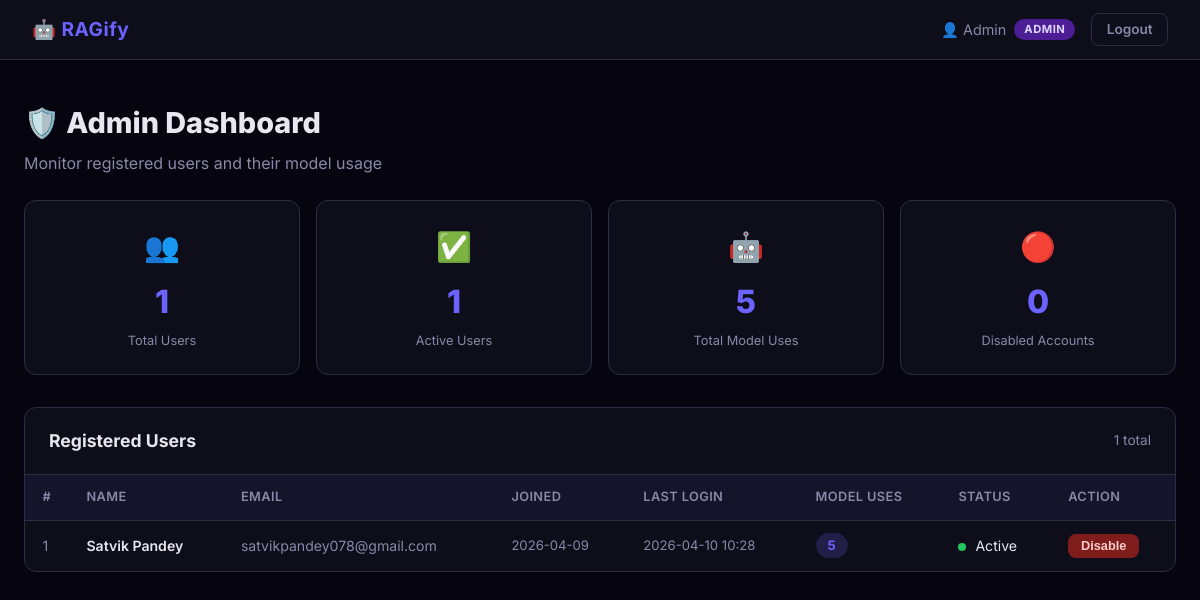
The app's page /admin/dashboard (signed in), older data.
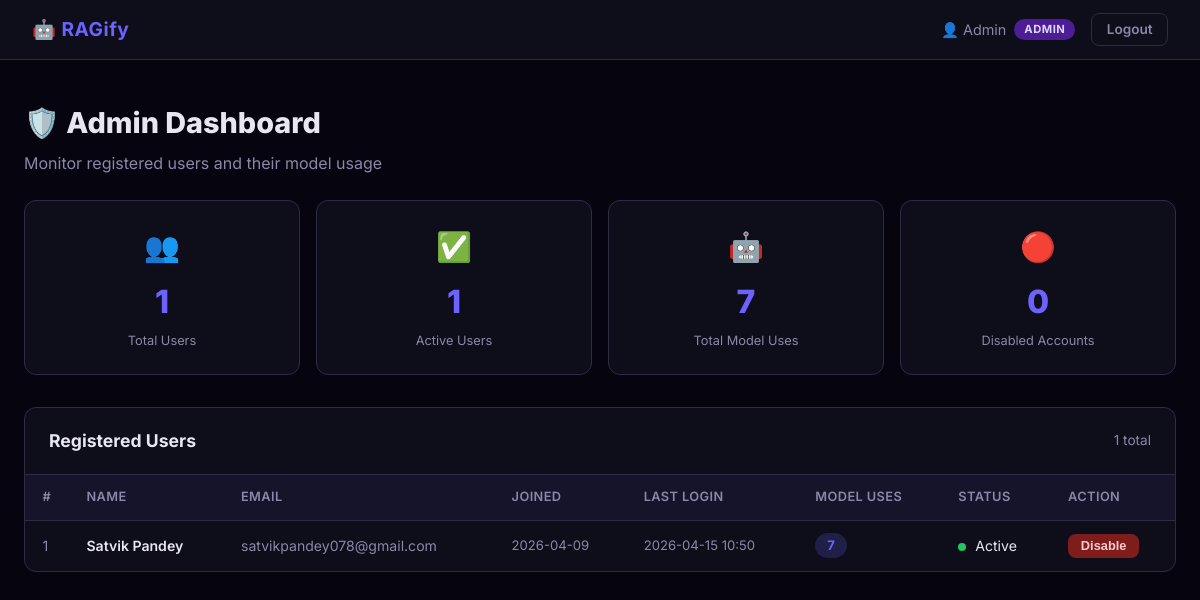
The same page, newer data.
### tables this page shows
CREATE TABLE users (
                id          INTEGER PRIMARY KEY AUTOINCREMENT,
                name        TEXT    NOT NULL,
                email       TEXT    NOT NULL UNIQUE,
                password    TEXT    NOT NULL,
                role        TEXT    NOT NULL DEFAULT 'user',
                created_at  TEXT    NOT NULL,
                last_login  TEXT,
                usage_count INTEGER NOT NULL DEFAULT 0,
                is_active   INTEGER NOT NULL DEFAULT 1
            );

### app.py (the view)
@app.route("/admin/dashboard")
@admin_required
def admin_dashboard():
    db    = get_db()
    users = db.execute(
        """SELECT id, name, email, created_at, last_login,
                  usage_count, is_active
           FROM users
           WHERE role = 'user'
           ORDER BY created_at DESC"""
    ).fetchall()
    total_users  = len(users)
    active_users = sum(1 for u in users if u["is_active"])
    total_uses   = sum(u["usage_count"] for u in users)
    return render_template(
        "admin_dashboard.html",
        users=users,
        total_users=total_users,
        active_users=active_users,
        total_uses=total_uses,
    )

### app.py (called while the page is built)
def get_db():
    db = getattr(g, "_database", None)
    if db is None:
        db = g._database = sqlite3.connect(DATABASE)
        db.row_factory = sqlite3.Row
    return db

def admin_required(f):
    @wraps(f)
    def decorated(*args, **kwargs):
        if "user_id" not in session:
            flash("Please log in first.", "warning")
            return redirect(url_for("login"))
        if session.get("role") != "admin":
            flash("Admin access only.", "danger")
            return redirect(url_for("user_dashboard"))
        return f(*args, **kwargs)
    return decorated

### templates/admin_dashboard.html (shortened to what this page needs)
{% extends "base.html" %}
{% block content %}
<div class="dashboard">
  <div class="dashboard-header">
    <h1>🛡️ Admin Dashboard</h1>
    <p>Monitor registered users and their model usage</p>
  </div>
  <div class="stats-grid">
    <div class="stat-card">
      <div class="stat-icon">👥</div>
      <div class="stat-value">{{ total_users }}</div>
      <div class="stat-label">Total Users</div>
    </div>
    <div class="stat-card">
      <div class="stat-icon">✅</div>
      <div class="stat-value">{{ active_users }}</div>
      <div class="stat-label">Active Users</div>
    </div>
    <div class="stat-card">
      <div class="stat-icon">🤖</div>
      <div class="stat-value">{{ total_uses }}</div>
      <div class="stat-label">Total Model Uses</div>
    </div>
    <div class="stat-card">
      <div class="stat-icon">🔴</div>
      <div class="stat-value">{{ total_users - active_users }}</div>
      <div class="stat-label">Disabled Accounts</div>
    </div>
  </div>
  <div class="table-card">
    <div class="table-header">
      <h2>Registered Users</h2>
      <span class="table-count">{{ total_users }} total</span>
    </div>
    {% if users %}
    <div class="table-wrapper">
      <table class="user-table">
        <thead>
          <tr>
            <th>#</th>
            <th>Name</th>
            <th>Email</th>
            <th>Joined</th>
            <th>Last Login</th>
            <th>Model Uses</th>
            <th>Status</th>
            <th>Action</th>
          </tr>
        </thead>
        <tbody>
          {% for user in users %}
          <tr class="{% if not user.is_active %}row-disabled{% endif %}">
            <td class="td-id">{{ loop.index }}</td>
            <td class="td-name">{{ user.name }}</td>
            <td class="td-email">{{ user.email }}</td>
            <td class="td-date">{{ user.created_at[:10] }}</td>
            <td class="td-date">
              {% if user.last_login %}
                {{ user.last_login[:16].replace('T', ' ') }}
              {% else %}
                <span class="never">Never</span>
              {% endif %}
            </td>
            <td class="td-usage">
              <span class="usage-badge">{{ user.usage_count }}</span>
            </td>
            <td>
              {% if user.is_active %}
                <span class="status-dot active"></span> Active
              {% else %}
                <span class="status-dot inactive"></span> Disabled
              {% endif %}
            </td>
            <td>
              <form method="POST" action="{{ url_for('toggle_user', user_id=user.id) }}"
                    onsubmit="return confirm('Toggle this user\'s account status?')">
                <button type="submit"
                  class="btn-sm {% if user.is_active %}btn-danger{% else %}btn-success{% endif %}">
                  {% if user.is_active %}Disable{% else %}Enable{% endif %}
                </button>
              </form>
            </td>
          </tr>
          {% endfor %}
        </tbody>
      </table>
    </div>
    {% else %}
    <div class="empty-state">
      <div class="empty-icon">👤</div>
      <p>No users have signed up yet.</p>
    </div>
    {% endif %}
  </div>
</div>
{% endblock %}

### templates/base.html (shortened to what this page needs)
<!DOCTYPE html>
<html lang="en">
<head>
  <link rel="stylesheet" href="{{ url_for('static', filename='style.css') }}"/>
</head>
<body>
  {% if session.user_id %}
  <nav class="navbar">
    <div class="nav-brand">🤖 RAGify</div>
    <div class="nav-links">
      <span class="nav-user">👤 {{ session.name }}
        <span class="badge {% if session.role == 'admin' %}badge-admin{% else %}badge-user{% endif %}">
          {{ session.role }}
        </span>
      </span>
      <a href="{{ url_for('logout') }}" class="btn btn-outline-sm">Logout</a>
    </div>
  </nav>
  {% endif %}
  <div class="flash-container">
  </div>
  {% block content %}{% endblock %}
</body>
</html>

Row changes from the older to the newer data that the page shows:
changed users "Satvik Pandey": last_login "2026-04-10 10:28" → "2026-04-15 10:50"; usage_count "5" → "7"
Text that changed along with them:
{{ total_uses }}: "5" → "7"
